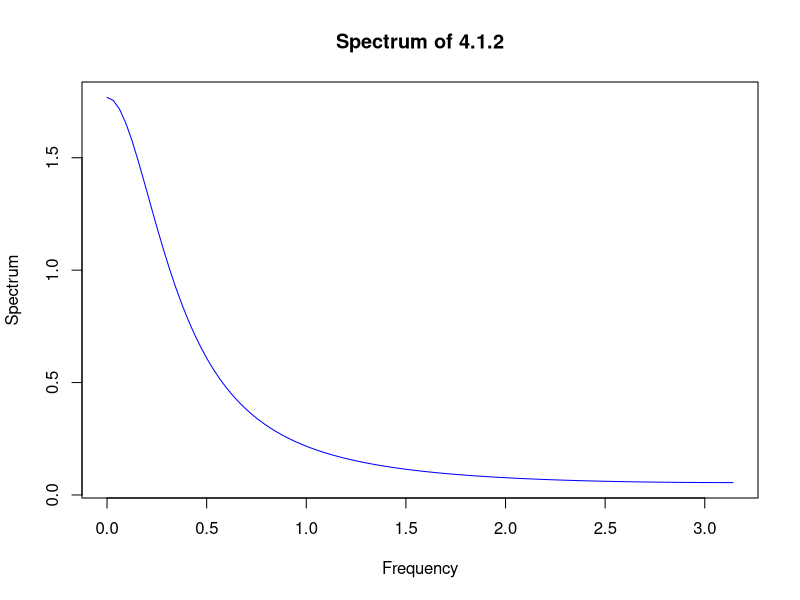
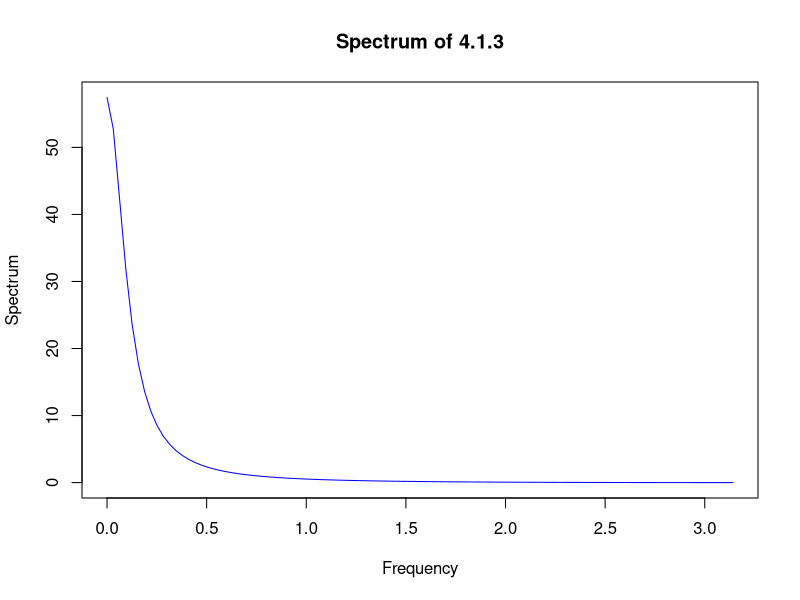
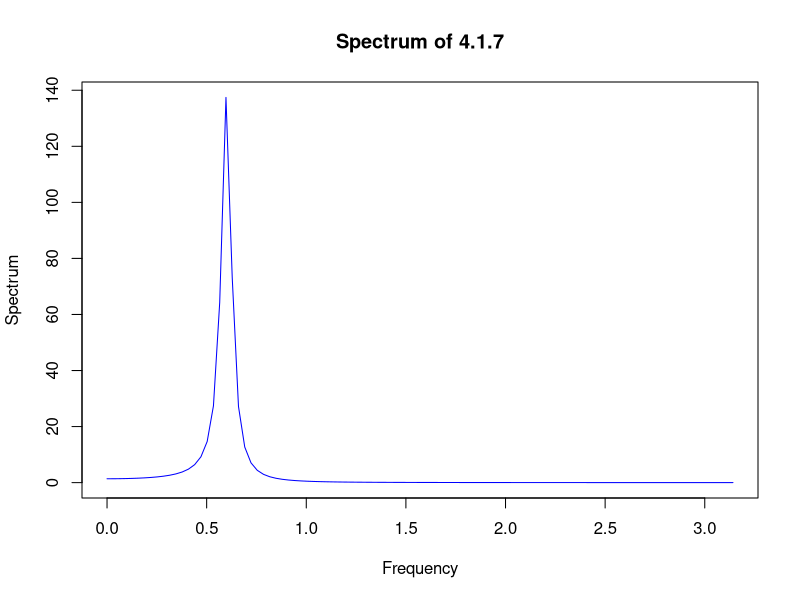
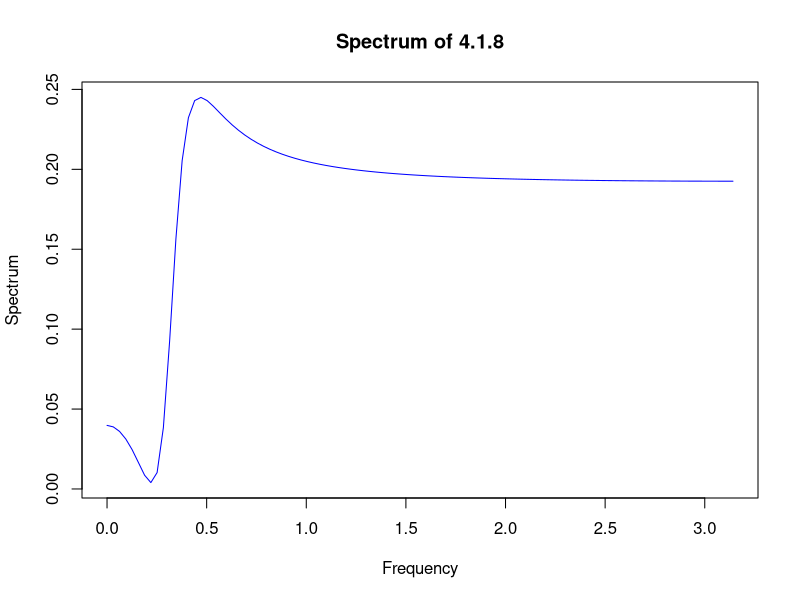
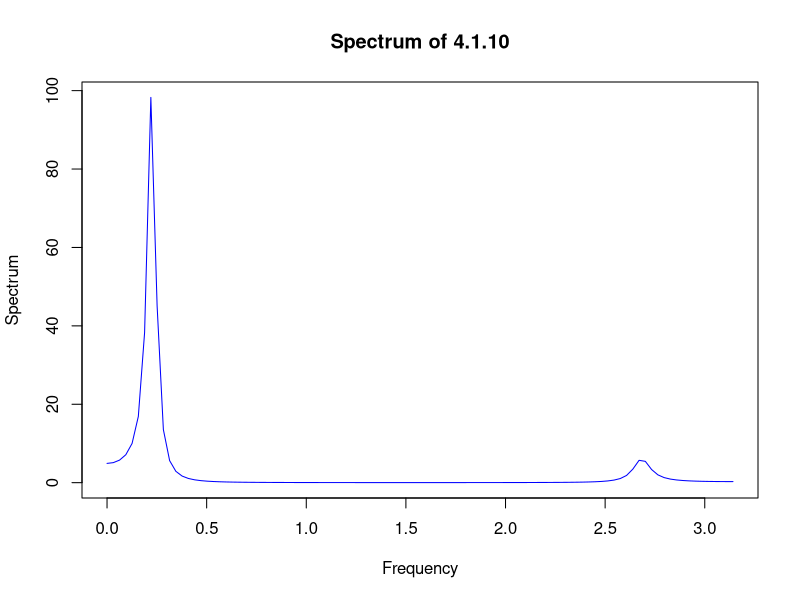

Reproduce these figures in R, in order. (Note: this script raises an error after producing the figures.)
# spectrum graph
# 4.1.2
spectrum = function(x) 1/(2*pi*(1.49-1.4*cos(x)))
curve(spectrum, xlim = c(0, pi), main = "Spectrum of 4.1.2", xlab = "Frequency", ylab = "Spectrum", col = "blue")

# 4.1.3
spectrum = function(x) (1.81+1.8*cos(x))/(2*pi*(1.81-1.8*cos(x)))
curve(spectrum, xlim = c(0, pi), main = "Spectrum of 4.1.3", xlab = "Frequency", ylab = "Spectrum", col = "blue")

# 4.1.7
spectrum = function(x) 1/(2*pi*(4.4436-6.208*cos(x)+1.88*cos(2*x)))
curve(spectrum, xlim = c(0, pi), main = "Spectrum of 4.1.7", xlab = "Frequency", ylab = "Spectrum", col = "blue")

# get local maximum
# optimize(spectrum, interval = c(0, pi), maximum = TRUE)

# 4.1.8
spectrum = function(x) (5.5125-7.41*cos(x)+1.9*cos(2*x))/(2*pi*(4.53-6.12*cos(x)+1.6*cos(2*x)))
curve(spectrum, xlim = c(0, pi), main = "Spectrum of 4.1.8", xlab = "Frequency", ylab = "Spectrum", col = "blue")

# 4.1.10
spectrum = function(x) 1/(2*pi*(5.5125-7.41*cos(x)+1.9*cos(2*x))*(4.7+6.46*cos(x)+1.8*cos(2*x)))
curve(spectrum, xlim = c(0, pi), main = "Spectrum of 4.1.10", xlab = "Frequency", ylab = "Spectrum", col = "blue")

# 4.2.1
periodogram = function(x) (1/(2*pi*30))*(sum(input_data$V1*cos(x*seq(1,30,by=1)))^2+sum(input_data$V1*sin(x*seq(1,30,by=1)))^2)
h <- Vectorize(periodogram)
curve(h, 0, pi, n = 16, main = "Periodogram of 4.2.1", xlab = "Frequency", ylab = "Periodogram", col = "red")
